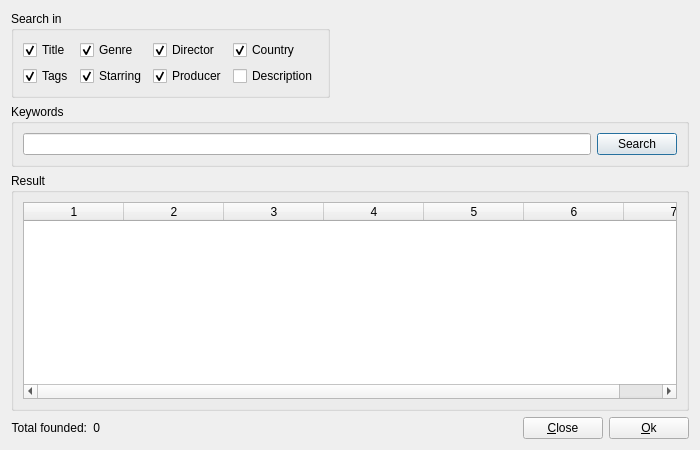
<?xml version="1.0" encoding="UTF-8"?>
<ui version="4.0">
 <class>SearchWindow</class>
 <widget class="QDialog" name="SearchWindow">
  <property name="windowModality">
   <enum>Qt::ApplicationModal</enum>
  </property>
  <property name="geometry">
   <rect>
    <x>0</x>
    <y>0</y>
    <width>700</width>
    <height>450</height>
   </rect>
  </property>
  <property name="minimumSize">
   <size>
    <width>450</width>
    <height>320</height>
   </size>
  </property>
  <property name="windowTitle">
   <string>Search film</string>
  </property>
  <property name="windowIcon">
   <iconset resource="icons.qrc">
    <normaloff>:/tool/find</normaloff>:/tool/find</iconset>
  </property>
  <property name="modal">
   <bool>true</bool>
  </property>
  <layout class="QVBoxLayout" name="verticalLayout_5">
   <item>
    <layout class="QHBoxLayout" name="horizontalLayout_3">
     <item>
      <widget class="QGroupBox" name="gbSearchIn">
       <property name="title">
        <string>Search in</string>
       </property>
       <layout class="QHBoxLayout" name="horizontalLayout">
        <item>
         <layout class="QVBoxLayout" name="verticalLayout">
          <item>
           <widget class="QCheckBox" name="cTitle">
            <property name="text">
             <string>Title</string>
            </property>
            <property name="checked">
             <bool>true</bool>
            </property>
           </widget>
          </item>
          <item>
           <widget class="QCheckBox" name="cTags">
            <property name="text">
             <string>Tags</string>
            </property>
            <property name="checked">
             <bool>true</bool>
            </property>
           </widget>
          </item>
         </layout>
        </item>
        <item>
         <layout class="QVBoxLayout" name="verticalLayout_2">
          <item>
           <widget class="QCheckBox" name="cGenre">
            <property name="text">
             <string>Genre</string>
            </property>
            <property name="checked">
             <bool>true</bool>
            </property>
           </widget>
          </item>
          <item>
           <widget class="QCheckBox" name="cStarring">
            <property name="text">
             <string>Starring</string>
            </property>
            <property name="checked">
             <bool>true</bool>
            </property>
           </widget>
          </item>
         </layout>
        </item>
        <item>
         <layout class="QVBoxLayout" name="verticalLayout_3">
          <item>
           <widget class="QCheckBox" name="cDirector">
            <property name="text">
             <string>Director</string>
            </property>
            <property name="checked">
             <bool>true</bool>
            </property>
           </widget>
          </item>
          <item>
           <widget class="QCheckBox" name="cProducer">
            <property name="text">
             <string>Producer</string>
            </property>
            <property name="checked">
             <bool>true</bool>
            </property>
           </widget>
          </item>
         </layout>
        </item>
        <item>
         <layout class="QVBoxLayout" name="verticalLayout_4">
          <item>
           <widget class="QCheckBox" name="cCountry">
            <property name="text">
             <string>Country</string>
            </property>
            <property name="checked">
             <bool>true</bool>
            </property>
           </widget>
          </item>
          <item>
           <widget class="QCheckBox" name="cDescription">
            <property name="text">
             <string>Description</string>
            </property>
           </widget>
          </item>
         </layout>
        </item>
       </layout>
      </widget>
     </item>
     <item>
      <spacer name="horizontalSpacer">
       <property name="orientation">
        <enum>Qt::Horizontal</enum>
       </property>
       <property name="sizeHint" stdset="0">
        <size>
         <width>40</width>
         <height>20</height>
        </size>
       </property>
      </spacer>
     </item>
    </layout>
   </item>
   <item>
    <widget class="QGroupBox" name="gbKeywords">
     <property name="title">
      <string>Keywords</string>
     </property>
     <layout class="QHBoxLayout" name="horizontalLayout_2">
      <item>
       <widget class="QLineEdit" name="eKeywords">
        <property name="clearButtonEnabled">
         <bool>true</bool>
        </property>
       </widget>
      </item>
      <item>
       <widget class="QPushButton" name="bSearch">
        <property name="text">
         <string>Search</string>
        </property>
        <property name="default">
         <bool>true</bool>
        </property>
       </widget>
      </item>
     </layout>
    </widget>
   </item>
   <item>
    <widget class="QGroupBox" name="gbResult">
     <property name="title">
      <string>Result</string>
     </property>
     <layout class="QVBoxLayout" name="verticalLayout_6">
      <item>
       <widget class="QTableWidget" name="twResult">
        <property name="editTriggers">
         <set>QAbstractItemView::NoEditTriggers</set>
        </property>
        <property name="alternatingRowColors">
         <bool>true</bool>
        </property>
        <property name="selectionMode">
         <enum>QAbstractItemView::SingleSelection</enum>
        </property>
        <property name="selectionBehavior">
         <enum>QAbstractItemView::SelectRows</enum>
        </property>
        <property name="verticalScrollMode">
         <enum>QAbstractItemView::ScrollPerPixel</enum>
        </property>
        <property name="horizontalScrollMode">
         <enum>QAbstractItemView::ScrollPerPixel</enum>
        </property>
        <property name="sortingEnabled">
         <bool>true</bool>
        </property>
        <property name="columnCount">
         <number>7</number>
        </property>
        <attribute name="horizontalHeaderStretchLastSection">
         <bool>true</bool>
        </attribute>
        <attribute name="verticalHeaderVisible">
         <bool>false</bool>
        </attribute>
        <attribute name="verticalHeaderDefaultSectionSize">
         <number>20</number>
        </attribute>
        <column/>
        <column/>
        <column/>
        <column/>
        <column/>
        <column/>
        <column/>
       </widget>
      </item>
     </layout>
    </widget>
   </item>
   <item>
    <layout class="QHBoxLayout" name="horizontalLayout_4">
     <item>
      <widget class="QLabel" name="labelTotalFounded">
       <property name="text">
        <string>Total founded:</string>
       </property>
       <property name="alignment">
        <set>Qt::AlignRight|Qt::AlignTrailing|Qt::AlignVCenter</set>
       </property>
      </widget>
     </item>
     <item>
      <widget class="QLabel" name="lTotalFounded">
       <property name="text">
        <string notr="true">0</string>
       </property>
       <property name="alignment">
        <set>Qt::AlignRight|Qt::AlignTrailing|Qt::AlignVCenter</set>
       </property>
      </widget>
     </item>
     <item>
      <spacer name="horizontalSpacer_2">
       <property name="orientation">
        <enum>Qt::Horizontal</enum>
       </property>
       <property name="sizeHint" stdset="0">
        <size>
         <width>40</width>
         <height>20</height>
        </size>
       </property>
      </spacer>
     </item>
     <item>
      <widget class="QPushButton" name="bClose">
       <property name="text">
        <string>&amp;Close</string>
       </property>
       <property name="autoDefault">
        <bool>false</bool>
       </property>
      </widget>
     </item>
     <item>
      <widget class="QPushButton" name="bOk">
       <property name="text">
        <string>&amp;Ok</string>
       </property>
       <property name="autoDefault">
        <bool>false</bool>
       </property>
      </widget>
     </item>
    </layout>
   </item>
  </layout>
 </widget>
 <resources>
  <include location="icons.qrc"/>
 </resources>
 <connections>
  <connection>
   <sender>bClose</sender>
   <signal>clicked()</signal>
   <receiver>SearchWindow</receiver>
   <slot>close()</slot>
   <hints>
    <hint type="sourcelabel">
     <x>164</x>
     <y>414</y>
    </hint>
    <hint type="destinationlabel">
     <x>349</x>
     <y>224</y>
    </hint>
   </hints>
  </connection>
 </connections>
</ui>
